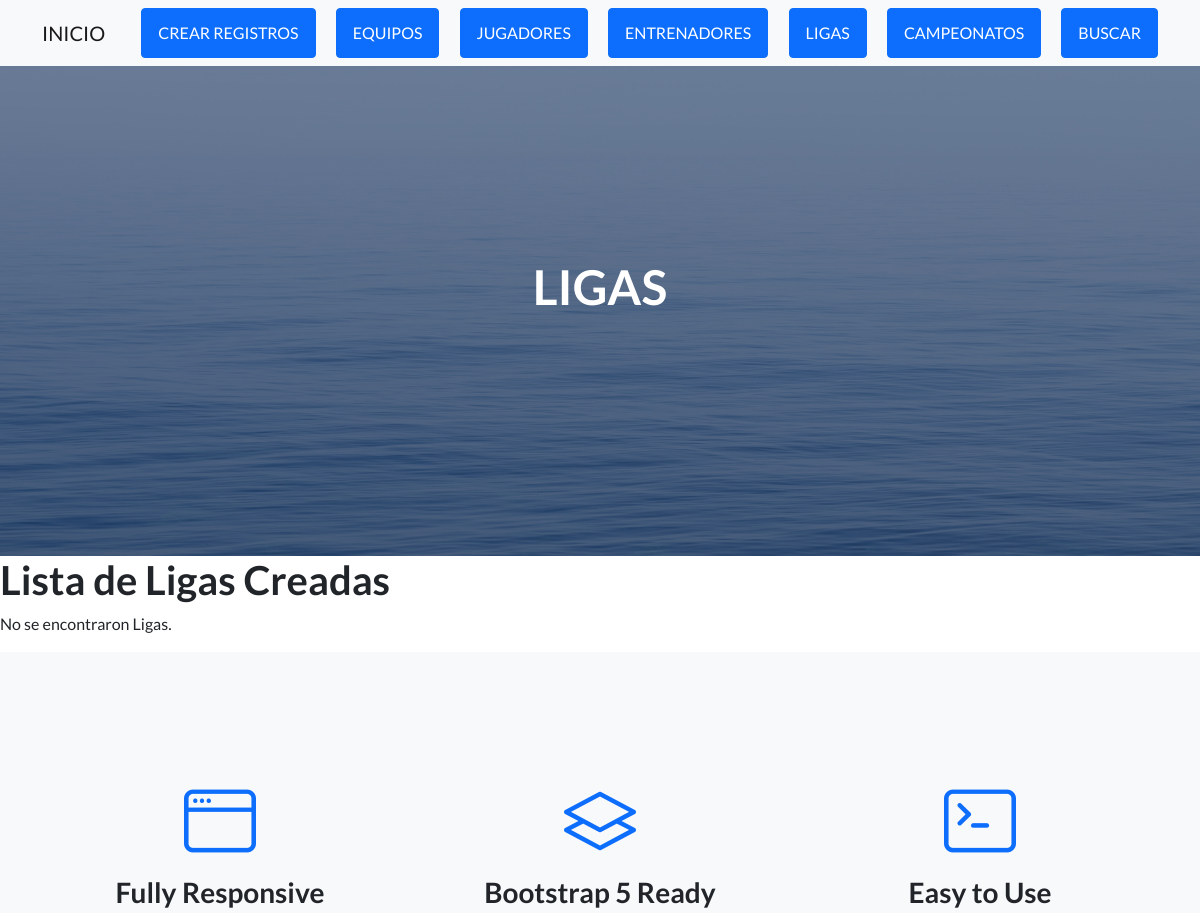
/AppFulvito/ligas/ (upper part), run on an earlier commit of the app's database.
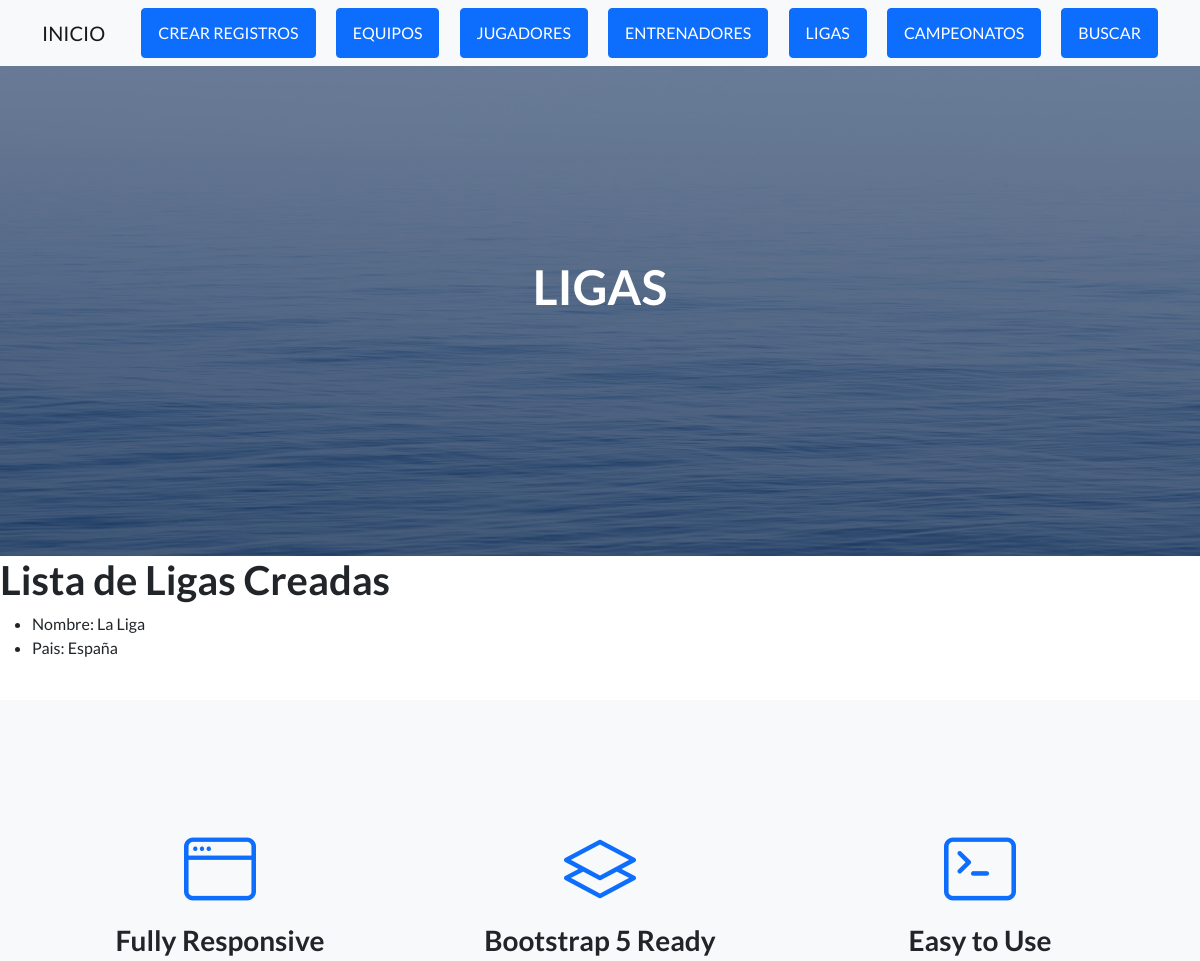
And on a later commit of the database.
### AppFulvito/models.py (models this page shows, shortened)
class Liga(models.Model):
    nombre=models.CharField(max_length=50)
    pais=models.CharField(max_length=20)

### AppFulvito/views.py (the view)
# urls.py: path("ligas/", ligas, name="ligas"),
def ligas(request):
    ligas=Liga.objects.all()
    return render(request, "AppFulvito/ligas.html", {'ligas':ligas})

### AppFulvito/Templates/AppFulvito/ligas.html
{% extends "AppFulvito/padre.html" %}
{% load static %}
{% block Titulo %} LIGAS {% endblock %}
{% block contenidoQueCambia %}
<h1> Lista de Ligas Creadas </h1>
{% if ligas %}
<ul>
    {% for liga in ligas %}
        <li>Nombre: {{liga.nombre}}</li>
        <li>Pais: {{liga.pais}}</li>
        <br>
    {% endfor %}
</ul>
{% else %}
<p>No se encontraron Ligas.</p>
{% endif %}
{% endblock %}

What changed in the data, as far as the page shows it:
added Liga: nombre "La Liga", pais "España"
Also different on the page:
text no longer shown: "No se encontraron Ligas."
